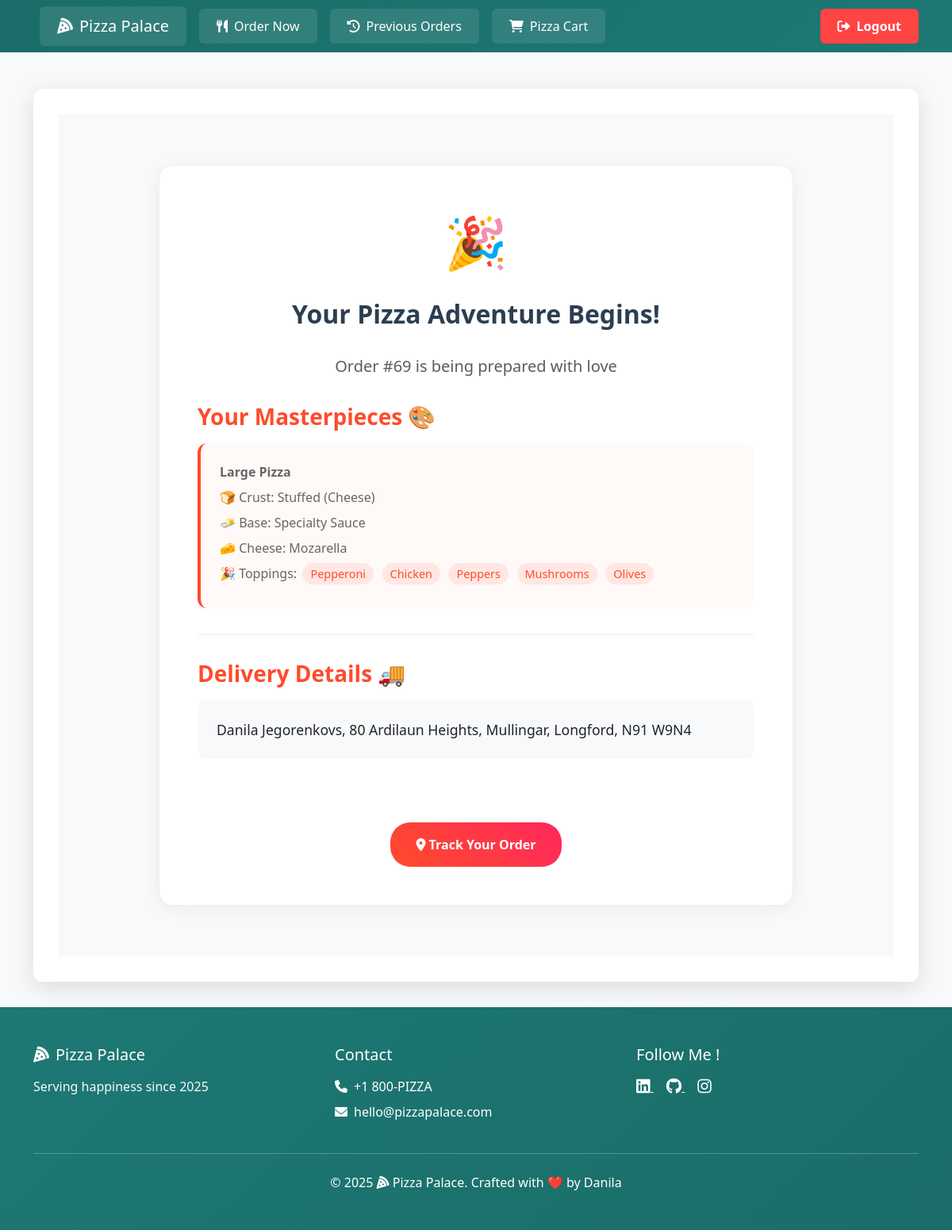
Screenshot of /order_complete/69 (signed in) with the database file from the repository.
### main/models.py (models this page shows, shortened)
class Orders(models.Model):
    user = models.ForeignKey(User, on_delete=models.CASCADE)
    pizza = models.ManyToManyField(Pizza)
    address = models.ForeignKey(Address, on_delete=models.SET_NULL, null=True, blank=True)

class Pizza(models.Model):
    size = models.ForeignKey(Size, on_delete=models.CASCADE)
    crust = models.ForeignKey(Crust, on_delete=models.CASCADE)
    base = models.ForeignKey(Base, on_delete=models.CASCADE)
    topping = models.ManyToManyField(Topping, blank=True, default=None)
    cheese = models.ForeignKey(Cheese, on_delete=models.CASCADE)

class Size(models.Model):
    size = models.CharField(max_length=50, default="Medium")
    price = models.FloatField(default=11.50)
    def __str__(self):
        return self.size

class Crust(models.Model):
    crust = models.CharField(max_length=50, default="Normal")
    price = models.FloatField(default=0)
    def __str__(self):
        return self.crust

class Base(models.Model):
    base = models.CharField(max_length=50, default="Regular")
    price = models.FloatField(default=1.0)
    def __str__(self):
        return self.base

class Cheese(models.Model):
    cheese = models.CharField(max_length=50, default="Mozarella")
    price = models.FloatField(default=0.5)
    def __str__(self):
        return self.cheese

class Topping(models.Model):
    topping = models.CharField(max_length=50)
    price = models.FloatField()

class Address(models.Model):
    COUNTIES = [
        ('Antrim', 'Antrim'), ('Armagh', 'Armagh'), ('Carlow', 'Carlow'), ('Cavan', 'Cavan'),
        ('Clare', 'Clare'), ('Cork', 'Cork'), ('Derry', 'Derry'), ('Donegal', 'Donegal'),
        ('Down', 'Down'), ('Dublin', 'Dublin'), ('Fermanagh', 'Fermanagh'), ('Galway', 'Galway'),
        ('Kerry', 'Kerry'), ('Kildare', 'Kildare'), ('Kilkenny', 'Kilkenny'), ('Laois', 'Laois'),
        ('Leitrim', 'Leitrim'), ('Limerick', 'Limerick'), ('Longford', 'Longford'), ('Louth', 'Louth'),
        ('Mayo', 'Mayo'), ('Meath', 'Meath'), ('Monaghan', 'Monaghan'), ('Offaly', 'Offaly'),
        ('Roscommon', 'Roscommon'), ('Sligo', 'Sligo'), ('Tipperary', 'Tipperary'), ('Tyrone', 'Tyrone'),
        ('Waterford', 'Waterford'), ('Westmeath', 'Westmeath'), ('Wexford', 'Wexford'), ('Wicklow', 'Wicklow')
    ]
    name = models.CharField(max_length=100)
    address1 = models.CharField(max_length=100)
    address2 = models.CharField(max_length=100, blank=True, null=True)
    county = models.CharField(max_length=50, choices=COUNTIES)
    town = models.CharField(max_length=50)
    eircode = models.CharField(max_length=8)
    def __str__(self):
        if self.address2 is not None:
            return f"{self.name}, {self.address1}, {self.address2},{self.town}, {self.county}, {self.eircode}"
        else:
            return f"{self.name}, {self.address1}, {self.town}, {self.county}, {self.eircode}"

### main/views.py (the view)
# urls.py: path('order_complete/<int:order_id>', views.order_complete, name='order_complete'),
@login_required
def order_complete(request, order_id):
    order = get_object_or_404(Orders, id=order_id)
    if order.user != request.user:
        return redirect('/')
    return render(request, 'order_complete.html', {"order": order})

### main/templates/order_complete.html (shortened to what this page needs)
{% extends 'base.html' %}
{% block content %}
<div class="order-complete-container">
    <div class="confetti-card">
        <div class="text-center">
            <div class="celebrate-icon">🎉</div>
            <h1 class="order-title">Your Pizza Adventure Begins!</h1>
            <p class="lead text-muted mb-4">Order #{{ order.id }} is being prepared with love</p>
        </div>
        {% if order.pizza.all %}
            <div class="pizza-list">
                <h3 class="delivery-title">Your Masterpieces 🎨</h3>
                {% for pizza in order.pizza.all %}
                    <div class="pizza-item">
                        <div class="pizza-detail">
                            <strong>{{ pizza.size }} Pizza</strong>
                        </div>
                        <div class="pizza-detail">
                            🍞 Crust: {{ pizza.crust }}
                        </div>
                        <div class="pizza-detail">
                            🧈 Base: {{ pizza.base }}
                        </div>
                        <div class="pizza-detail">
                            🧀 Cheese: {{ pizza.cheese }}
                        </div>
                        <div class="pizza-detail">
                            🎉 Toppings:
                            {% if pizza.topping.all %}
                                {% for topping in pizza.topping.all %}
                                    <span class="topping-badge">{{ topping.topping }}</span>
                                {% endfor %}
                            {% else %}
                                <span class="text-muted">No toppings</span>
                            {% endif %}
                        </div>
                    </div>
                {% endfor %}
            </div>
        {% else %}
            <div class="text-center text-muted py-4">
                <p>No pizzas in this order - did someone eat them already? 🍕👀</p>
            </div>
        {% endif %}
        <div class="delivery-section">
            <h3 class="delivery-title">Delivery Details 🚚</h3>
            <div class="delivery-address">
                {{ order.address }}
            </div>
        </div>
        <div class="text-center mt-5">
            <a href="{% url 'previous_orders' %}" class="tracking-button">
                <i class="fas fa-map-marker-alt"></i>
                Track Your Order
            </a>
        </div>
    </div>
</div>
<link rel="stylesheet" href="https://cdnjs.cloudflare.com/ajax/libs/font-awesome/6.0.0/css/all.min.css">
{% endblock %}

### main/templates/base.html (style rules this page uses)
:root { --primary-color: #1d7874; --accent-color: #e76f51; }
body { min-height: 100vh; display: flex; flex-direction: column; background-color: #f8f9fa; }

### main/templates/order_complete.html (style rules this page uses)
.order-complete-container { min-height: 80vh; padding: 4rem 1rem; background: #f9f9f9; }
.confetti-card { background: white; border-radius: 18px; padding: 3rem; box-shadow: 0 4px 20px rgba(0, 0, 0, 0.06); border: 1px solid #f0f0f0; max-width: 800px; margin: 0 auto; position: relative; overflow: hidden; }
.celebrate-icon { font-size: 4rem; color: #FF4B2B; margin-bottom: 1.5rem; animation: float 3s ease-in-out infinite; }
.order-title { color: #2c3e50; font-weight: 700; font-size: 2rem; margin-bottom: 2rem; }
.pizza-list { margin: 2rem 0; }
.pizza-item { margin-bottom: 1.5rem; padding: 1.5rem; background: #fff9f8; border-radius: 12px; border-left: 4px solid #FF4B2B; transition: transform 0.2s ease; }
.pizza-detail { color: #666; margin-bottom: 0.5rem; }
.topping-badge { background: rgba(255, 75, 43, 0.1); color: #FF4B2B; padding: 4px 10px; border-radius: 15px; font-size: 0.9rem; margin: 0.2rem; }
.delivery-section { margin-top: 2rem; padding-top: 2rem; border-top: 2px solid #f5f5f5; }
.delivery-title { color: #FF4B2B; font-weight: 600; margin-bottom: 1rem; }
.delivery-address { background: #f8f9fa; padding: 1.5rem; border-radius: 12px; font-size: 1.1rem; }
.tracking-button { background: linear-gradient(45deg, #FF4B2B, #FF285C); color: white; padding: 1rem 2rem; border-radius: 25px; text-decoration: none; font-weight: 600; display: inline-block; margin-top: 2rem; transition: all 0.3s ease; }

### rows the page displays
Orders: id "69", address "Danila Jegorenkovs, 80 Ardilaun Heights, Mullingar, Longford, N91 W9N4"
Pizza: size "Large", crust "Stuffed (Cheese)", base "Specialty Sauce", cheese "Mozarella"
Topping: topping "Pepperoni"
Topping: topping "Chicken"
Topping: topping "Peppers"
Topping: topping "Mushrooms"
Topping: topping "Olives"
